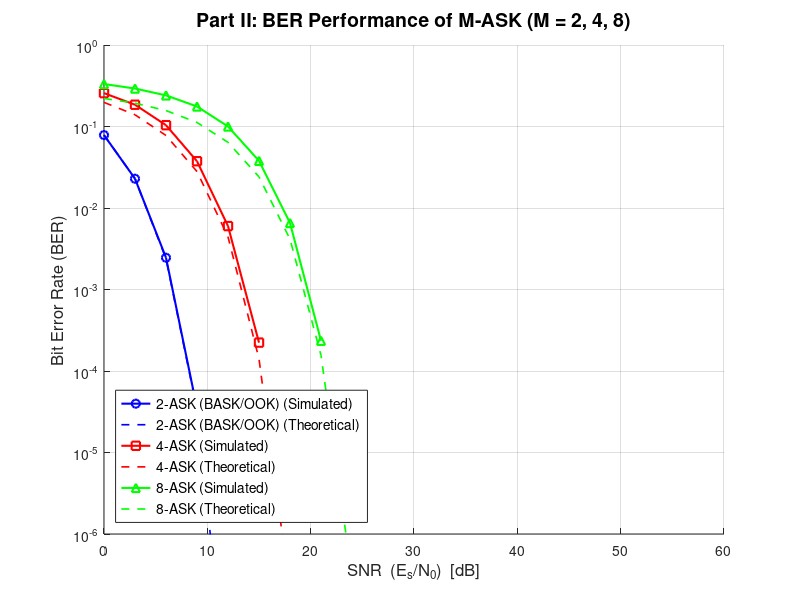

This chart was generated by the following MATLAB code:
%  Part II: Compare the Performance of M-ASK for M = 2, 4, 8


clc; clear; close all;

%% =========================================================
%  SIMULATION PARAMETERS
%% =========================================================
num_bits      = 1e6;               % Number of bits per SNR value
SNR_dB        = 0:3:60;           % SNR range in dB (0 to 60, step 3)
M_values      = [2, 4, 8];        % ASK orders to simulate
num_M         = length(M_values);

% Pre-allocate BER storage: rows = M-ASK order, cols = SNR points
BER_sim = zeros(num_M, length(SNR_dB));
BER_theory = zeros(num_M, length(SNR_dB));

%% =========================================================
%  IMPORTANT: Minimum Distance Constraint
%  For M-ASK with equally spaced levels and minimum distance d_min,
%  symbol levels are chosen as:  -(M-1), -(M-3), ..., (M-3), (M-1)
%  scaled so that d_min = 2 for all M (i.e., adjacent levels differ by 2).
%  This ensures a FAIR comparison across M values.
%% =========================================================

for m_idx = 1:num_M
    M      = M_values(m_idx);          % Current ASK order (2, 4, or 8)
    k      = log2(M);                  % Bits per symbol
    
    % --- Step 3: Generate M-ASK Constellation ---
    % Levels: -(M-1), -(M-3), ..., (M-3), (M-1)
    % Minimum distance = 2 (same for all M)
    levels = -(M-1) : 2 : (M-1);      % e.g., M=2 -> [-1,1]; M=4 -> [-3,-1,1,3]
    
    % Average symbol power for these levels
    % E_s = mean(levels.^2)
    E_s_avg = mean(levels .^ 2);
    
    % --- Generate random bit stream ---
    bits = randi([0 1], 1, num_bits);
    
    % --- Group bits into symbols ---
    % Zero-pad if necessary so total bits is divisible by k
    num_pad = mod(-num_bits, k);           % padding needed
    bits_padded = [bits, zeros(1, num_pad)];
    num_symbols = length(bits_padded) / k;
    
    % Reshape into (k x num_symbols) and convert each column from binary to decimal
    % No bi2de (requires Communications Toolbox) — use matrix multiply instead:
    %   weights [2^(k-1), 2^(k-2), ..., 1] dot each row of bit_matrix gives decimal value
    bit_matrix   = reshape(bits_padded, k, num_symbols);  % k rows, num_symbols cols
    weights      = 2.^(k-1 : -1 : 0);                    % MSB-first weights, 1 x k
    symbol_index = weights * bit_matrix;                  % 1 x num_symbols, decimal 0..M-1
    
    % Map symbol indices to ASK amplitude levels
    tx_symbols = levels(symbol_index + 1);   % MATLAB indexing: +1
    
    fprintf('Simulating %d-ASK (M=%d, k=%d bits/symbol, E_s=%.4f)...\n', ...
             M, M, k, E_s_avg);
    
    %% -------------------------------------------------------
    %  Loop over each SNR value
    %% -------------------------------------------------------
    BER = [];   % Reset BER vector for this M
    
    for snr_idx = 1:length(SNR_dB)
        
        snr_linear = 10^(SNR_dB(snr_idx)/10);   % Convert SNR from dB to linear
        
        % --- Step 4: Add AWGN Noise ---
        % SNR (per symbol) = E_s / N0
        % => N0 = E_s / SNR
        % Noise variance (one-sided) sigma^2 = N0/2
        N0        = E_s_avg / snr_linear;
        sigma     = sqrt(N0 / 2);               % Std deviation of noise
        noise     = sigma * randn(1, num_symbols);  % Real AWGN (ASK is 1D)
        
        rx_signal = tx_symbols + noise;         % Received signal = sent + noise
        
        % --- Step 5: Decision / Detection ---
        % Minimum distance detector: find the closest ASK level for each sample
        % Expand for vectorised nearest-neighbour search
        % rx_signal: 1 x num_symbols
        % levels:    1 x M
        % Compute distance matrix: num_symbols x M
        dist_matrix   = abs(rx_signal' - levels);        % num_symbols x M
        [~, detected_idx] = min(dist_matrix, [], 2);     % index of closest level
        detected_idx  = detected_idx' - 1;               % back to 0-based indices
        
        % --- Decode detected indices back to bits ---
        % No de2bi (requires Communications Toolbox) — use bitshift/bitand instead:
        %   extract each bit by shifting right and masking with 1
        detected_bits_matrix = zeros(num_symbols, k);
        for bit_pos = 1:k
            detected_bits_matrix(:, bit_pos) = bitand(floor(detected_idx / 2^(k - bit_pos)), 1);
        end
        detected_bits = reshape(detected_bits_matrix', 1, []);       % 1 x (num_symbols*k)
        
        % Trim to original bit length (remove padding)
        detected_bits = detected_bits(1:num_bits);
        
        % --- Step 6: Count bit errors ---
        num_errors = sum(bits ~= detected_bits);
        
        % --- Step 7: Calculate and store BER ---
        prob_error = num_errors / num_bits;
        BER = [BER, prob_error];                          %#ok<AGROW>
    end
    
    BER_sim(m_idx, :) = BER;
    
    %% -------------------------------------------------------
    %  Theoretical BER for M-ASK (Gray-coded, AWGN)
    %  BER ≈ (2*(M-1)/M) / log2(M)  *  Q( sqrt(6*log2(M)*SNR_b / (M^2-1)) )
    %  where SNR_b = Eb/N0 (per bit SNR)
    %  Note: SNR_dB here refers to Es/N0; Eb/N0 = (Es/N0) / log2(M)
    %% -------------------------------------------------------
    for snr_idx = 1:length(SNR_dB)
        snr_linear = 10^(SNR_dB(snr_idx)/10);   % Es/N0 linear
        Eb_N0      = snr_linear / k;              % Eb/N0 linear
        
        % Theoretical BER for M-ASK with Gray coding
        arg = sqrt(6 * k * Eb_N0 / (M^2 - 1));
        BER_theory(m_idx, snr_idx) = (2*(M-1)/M) / k * qfunc(arg);
    end
    
end

%% =========================================================
%  Step 8: Plot BER Curves
%% =========================================================
figure('Name','Part II: M-ASK BER Performance','NumberTitle','off', ...
       'Color','white','Position',[100 100 900 600]);

colors  = {'b', 'r', 'g'};
markers = {'o', 's', '^'};
M_labels = {'2-ASK (BASK/OOK)','4-ASK','8-ASK'};

hold on; grid on;

for m_idx = 1:num_M
    % Simulated BER
    semilogy(SNR_dB, BER_sim(m_idx,:), ...
             [colors{m_idx}, markers{m_idx}, '-'], ...
             'LineWidth', 1.5, 'MarkerSize', 6, ...
             'DisplayName', [M_labels{m_idx}, ' (Simulated)']);
    
    % Theoretical BER
    semilogy(SNR_dB, BER_theory(m_idx,:), ...
             [colors{m_idx}, '--'], ...
             'LineWidth', 1.2, ...
             'DisplayName', [M_labels{m_idx}, ' (Theoretical)']);
end

xlabel('SNR  (E_s/N_0)  [dB]', 'FontSize', 12);
ylabel('Bit Error Rate (BER)', 'FontSize', 12);
title('Part II: BER Performance of M-ASK (M = 2, 4, 8)', 'FontSize', 14);
legend('Location','southwest','FontSize',10);
xlim([0 60]);
ylim([1e-6 1]);
hold off;

fprintf('\nSimulation complete. Figure displayed.\n');

%% =========================================================
%  HELPER FUNCTION: Q-function
%% =========================================================
function y = qfunc(x)
    % Q(x) = 0.5 * erfc(x / sqrt(2))
    y = 0.5 * erfc(x / sqrt(2));
end
